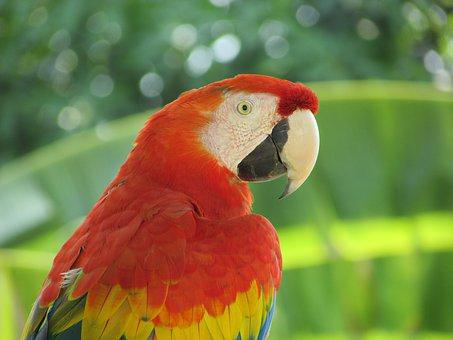
#> input picture classes/class2/images/parrot.png, 453 x 340 px, found by its file name
$ jupyter execute point_operations.ipynb   (shell and % lines are left out)
#> lines starting #> are read from the running program, lines starting #| are printed output that depends on the picture; after the words box and inside, x2 and y2 are one past the last pixel; in counts of white or black regions, pixels touching at a corner belong together; long printed decimals are rounded
# Image Enhancement: Point Operations

[cell 1]

import numpy as np

import matplotlib.image as img
import matplotlib.pyplot as plt

from skimage import io
from skimage import exposure
from skimage.util import img_as_float32 as img_as_float

[cell 2]
def print_imginfo(I):
    print(type(I))
    print(I.shape, I.dtype)
    print('Data range:', np.min(I), 'to', np.max(I))

[cell 3]
def show_imghist(I):
    fig, ax = plt.subplots(1, 2, figsize=(10,3))

    ax[0].imshow(I, cmap='gray', vmin=0.0, vmax=1.0)
    ax[0].set_axis_off()

    ax[1].hist(I.ravel(), lw=0, bins=256, range=(0.01,0.99));
    ax[1].set_xlim(0.0,1)
    ax[1].set_yticks([])

[cell 4]
I1 = io.imread("../../images/parrot.png", as_gray=True)
#> I1: shape (340, 453) float64; min 0.00364, max 0.995, mean 0.473
I1 = img_as_float(I1)

print_imginfo(I1)
#| <class 'numpy.ndarray'>
#| (340, 453) float32
#| Data range: 0.003639 to 0.9949
show_imghist(I1)

## Thresholding

[cell 5]
I2 = np.where((0.2 < I1) & (I1 < 0.5), 0.0, 1.0)  # if condition true else false (0=black, 255=white)
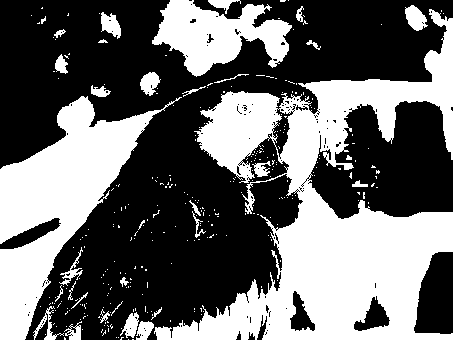
#> I2: shape (340, 453) float64; values 0 (black) and 1 (white), 40.8% white; 314 white regions (280 under 20 px), largest, box (x1, y1, x2, y2) and area: (154, 9, 453, 340) 37029, (0, 96, 182, 340) 15813, (152, 0, 292, 77) 5831

print_imginfo(I2)
#| <class 'numpy.ndarray'>
#| (340, 453) float64
#| Data range: 0.0 to 1.0
show_imghist(I2)

## Contrast/Brightness, Contrast Stretching w/Thresholding

[cell 6]
I2 = exposure.rescale_intensity(I1, in_range=(0.2,0.9), out_range=(0.0,1.0))
#I2 = exposure.rescale_intensity(I1, in_range=(0.2,0.9), out_range=(0.0,1.0))

print_imginfo(I2)
#| <class 'numpy.ndarray'>
#| (340, 453) float32
#| Data range: 0.0 to 1.0
show_imghist(I2)

## Gamma, Log, Inverse Log Correction

[cell 7]
#I2 = exposure.adjust_gamma(I1, 1.0, 1.0)      # gamma, gain: gain*(I**gamma)
#I2 = exposure.adjust_log(I1, 1.0)             # gain: gain*log2(I+1)
I2 = exposure.adjust_log(I1, 1.0, inv=True)   # gain: gain*(2**I-1)

print_imginfo(I2)
#| <class 'numpy.ndarray'>
#| (340, 453) float32
#| Data range: 0.002525 to 0.993
show_imghist(I2)

## Sigmoid Correction

[cell 8]
I2 = exposure.adjust_sigmoid(I1, 0.5, 5.0)      # cutoff, gain: 1/(1+exp(gain*(cutoff-I)))

print_imginfo(I2)
#| <class 'numpy.ndarray'>
#| (340, 453) float32
#| Data range: 0.07714 to 0.9223
show_imghist(I2)

## Logical Operations: Masking

[cell 9]
def circular_mask(I, radius=None):
#> called with radius = 128
    h, w = I.shape
#> h = 340; w = 453
    center = (int(h/2), int(w/2))
#> center = (170, 226)
    if radius is None:
        radius = min(h-center[0], w-center[1])

    X, Y = np.ogrid[:h, :w]
#> X = 340 values from 0 to 339
    dist_from_center = np.sqrt((X - center[0])**2 + (Y-center[1])**2)

    mask = np.where(dist_from_center <= radius, 1.0, 0.0)
    return mask

M = circular_mask(I1,128)
#> M: shape (340, 453) float64; values 0 (black) and 1 (white), 33.4% white; 1 white region, box (x1, y1, x2, y2) and area: (98, 42, 355, 299) 51433
I2 = np.multiply(M, I1)

print_imginfo(I2)
#| <class 'numpy.ndarray'>
#| (340, 453) float64
#| Data range: 0.0 to 0.9949
show_imghist(I2)

## Arithmetic Operations: Alpha-Blending using Addition

[cell 10]
F1 = io.imread("../../images/messi.jpg", as_gray=True)
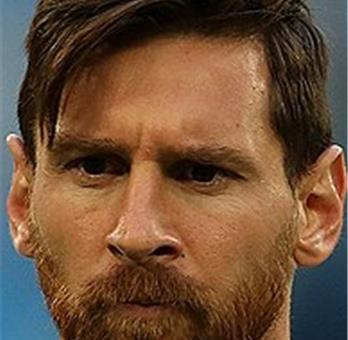
#> input picture classes/class2/images/messi.jpg, 348 x 340 px, found by its file name
#> F1: shape (340, 348) float64; min 0, max 0.991, mean 0.33
F1 = img_as_float(F1)

F2 = io.imread("../../images/ronaldo.jpg", as_gray=True)
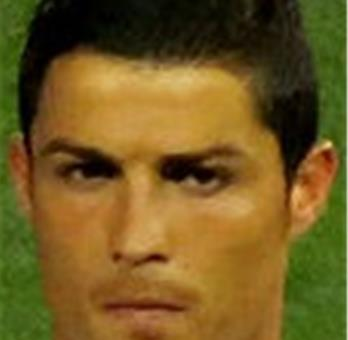
#> input picture classes/class2/images/ronaldo.jpg, 348 x 340 px, found by its file name
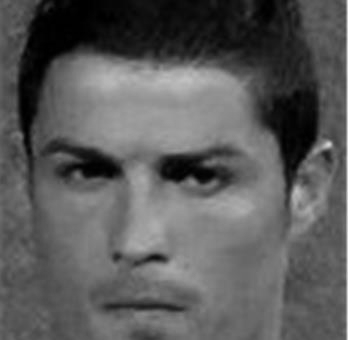
#> F2: shape (340, 348) float64; min 0, max 0.851, mean 0.357
F2 = img_as_float(F2)

fig = plt.figure(figsize=(10,8))

i = 1
for alpha in np.linspace(0,1,20):
    plt.subplot(4,5,i)
    plt.imshow((1-alpha)*F1+alpha*F2, cmap='gray')
    plt.axis('off')
    i += 1
#> after the loop, i = 21
plt.subplots_adjust(wspace=0.05, hspace=0.05)
plt.show()
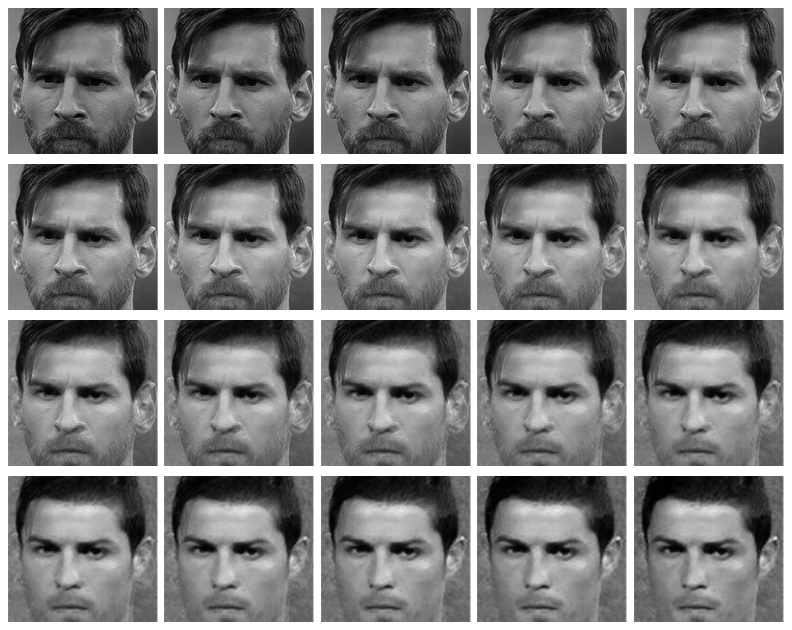
#> figure drawn by matplotlib, 20 panels

## Arithmetic Operations: Motion Detection using Subtraction

[cell 11]
G1 = io.imread("../../images/goal1.png", as_gray=True)
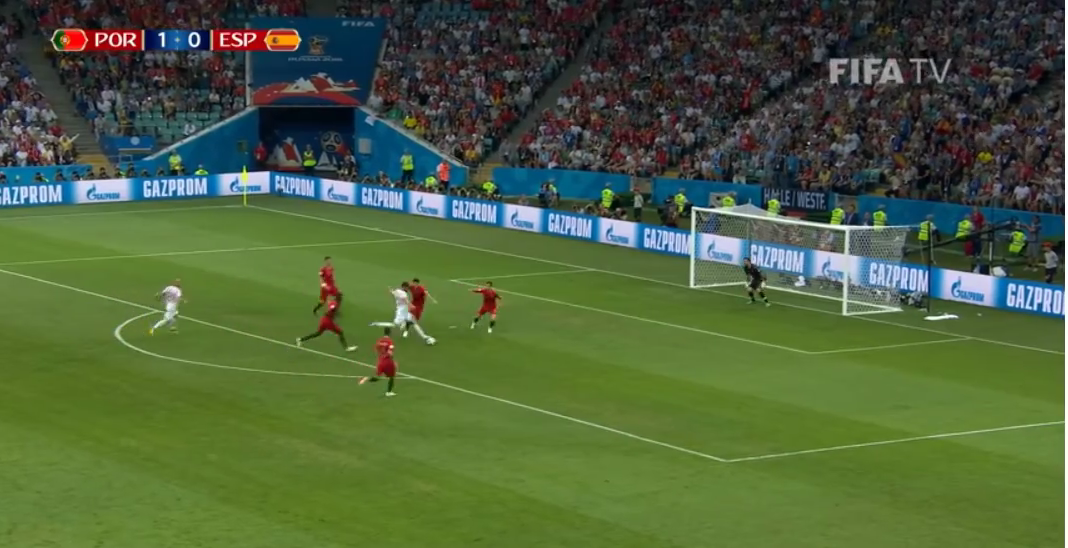
#> input picture classes/class2/images/goal1.png, 1068 x 548 px, found by its file name
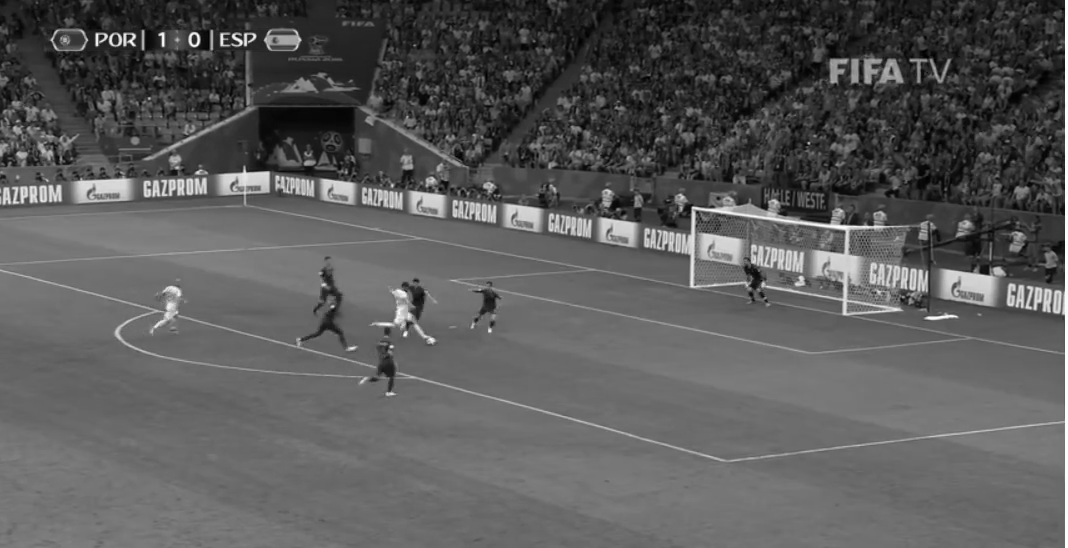
#> G1: shape (548, 1068) float64; min 0, max 1, mean 0.356
G1 = img_as_float(G1)

G2 = io.imread("../../images/goal2.png", as_gray=True)
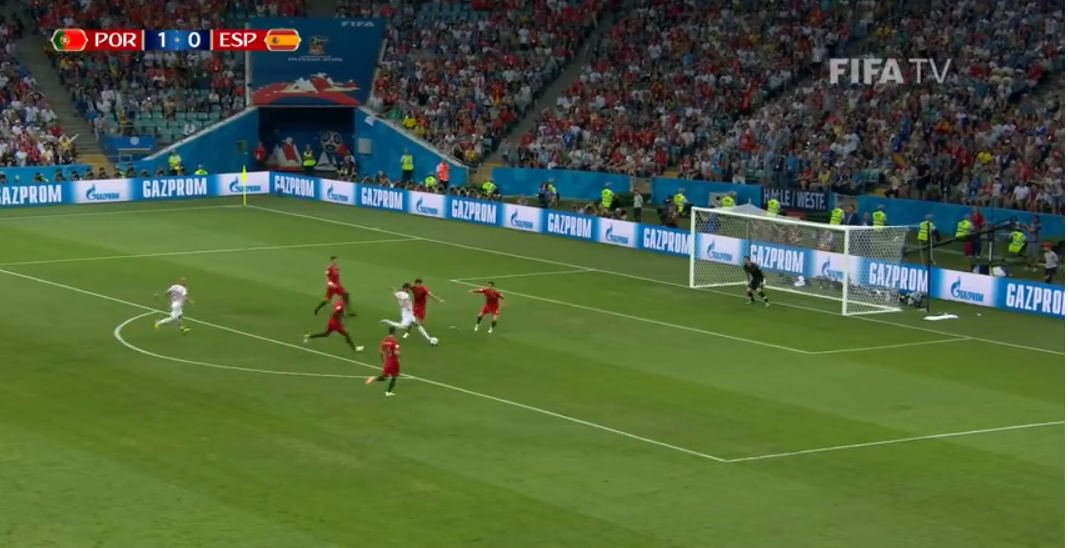
#> input picture classes/class2/images/goal2.png, 1068 x 548 px, found by its file name
#> G2: shape (548, 1068) float64; min 0, max 1, mean 0.356
G2 = img_as_float(G2)

G3 = G1 - G2
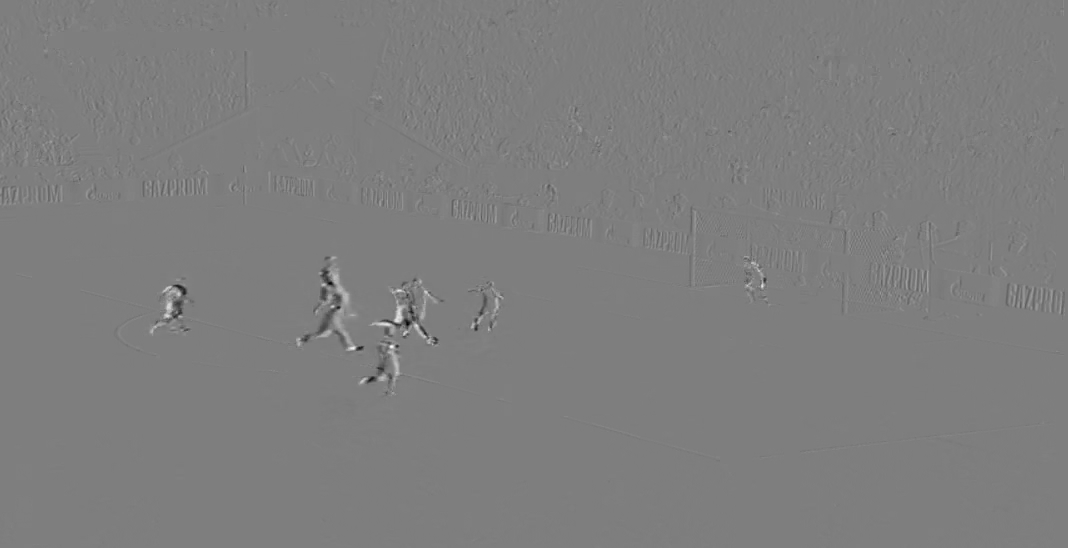
#> G3: shape (548, 1068) float32; min -0.717, max 0.728, mean 7.35e-05; drawn with min black and max white
G4 = np.where(0.10 < np.abs(G3), 1.0, 0.0)
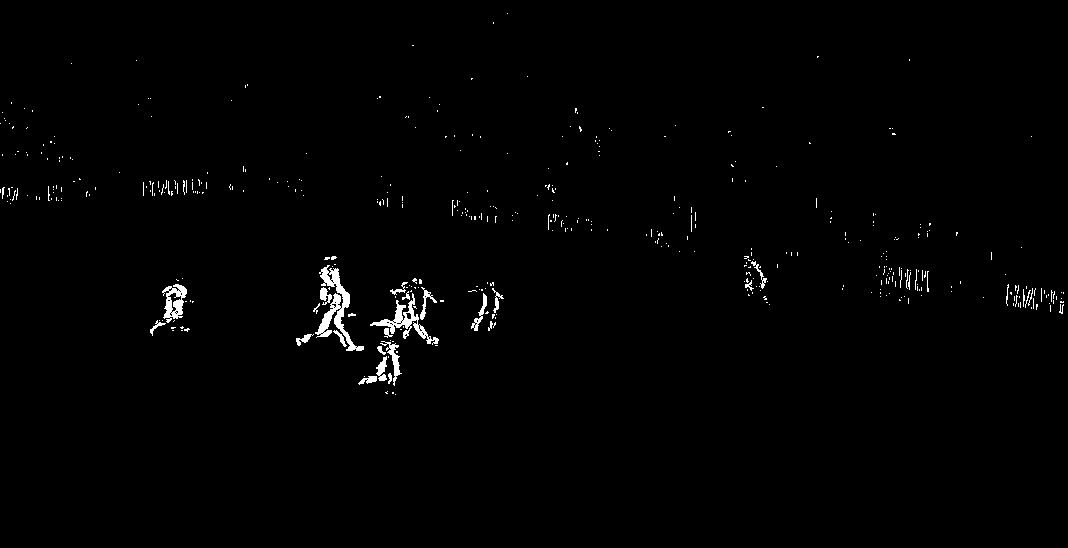
#> G4: shape (548, 1068) float64; values 0 (black) and 1 (white), 0.99% white; 463 white regions (429 under 20 px), largest, box (x1, y1, x2, y2) and area: (315, 265, 364, 351) 1131, (370, 293, 439, 345) 754, (162, 284, 187, 323) 512

fig = plt.figure(figsize=(11,6))

plt.subplot(2,2,1); plt.imshow(G1, cmap='gray'); plt.axis('off')
plt.subplot(2,2,2); plt.imshow(G2, cmap='gray'); plt.axis('off')
plt.subplot(2,2,3); plt.imshow(G3, cmap='gray'); plt.axis('off')
plt.subplot(2,2,4); plt.imshow(G4, cmap='gray'); plt.axis('off')
plt.subplots_adjust(wspace=0.05, hspace=0.05)
plt.show()
